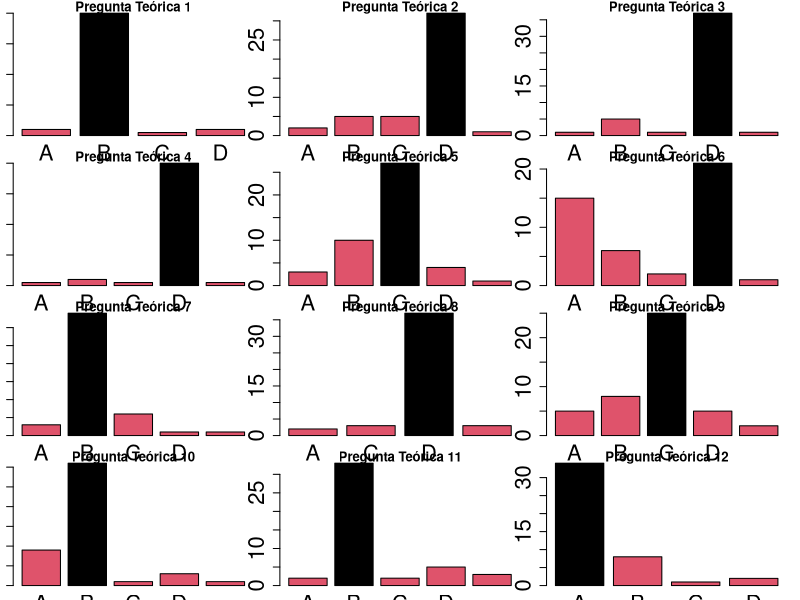
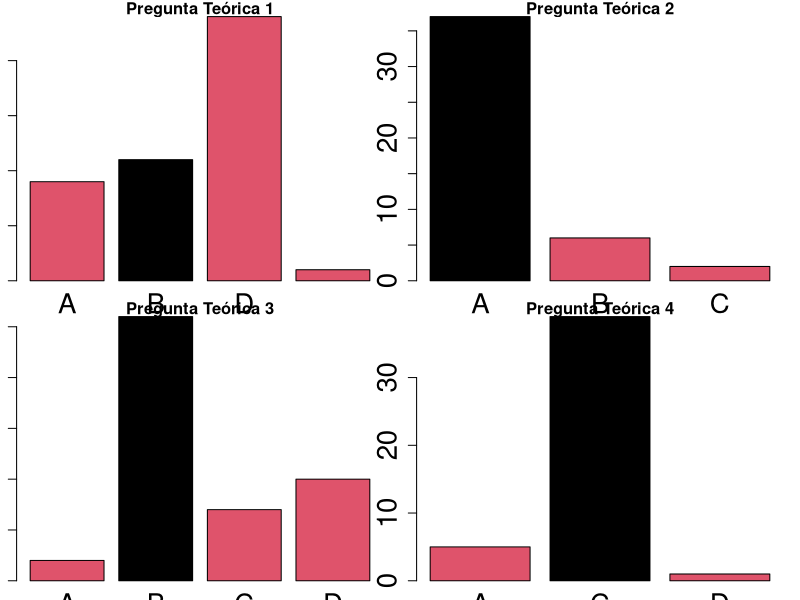
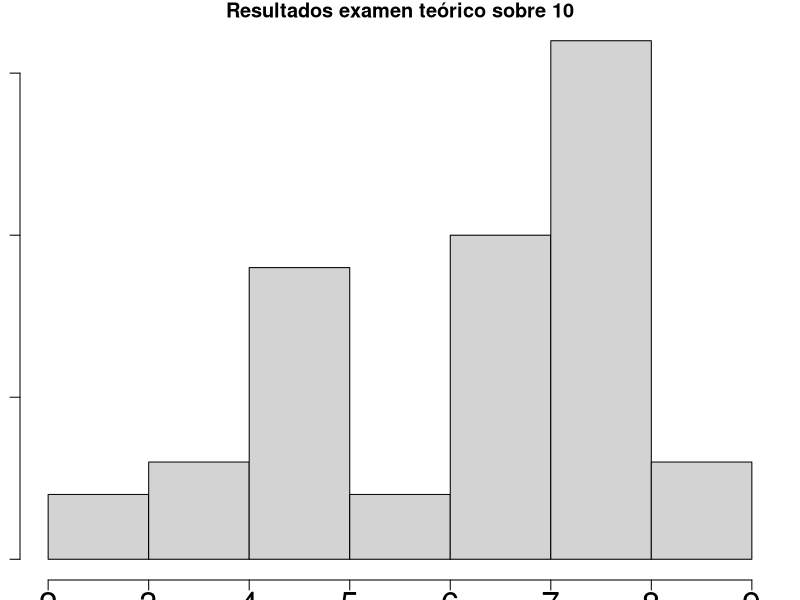
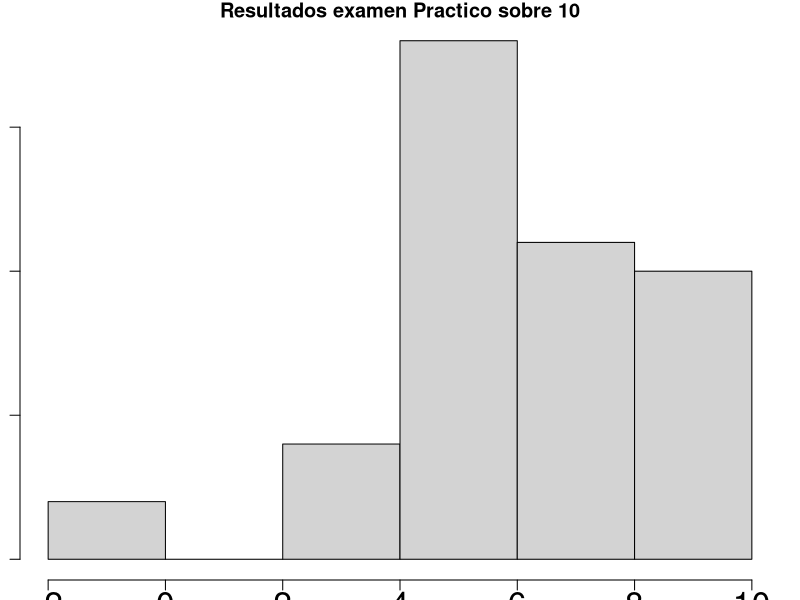
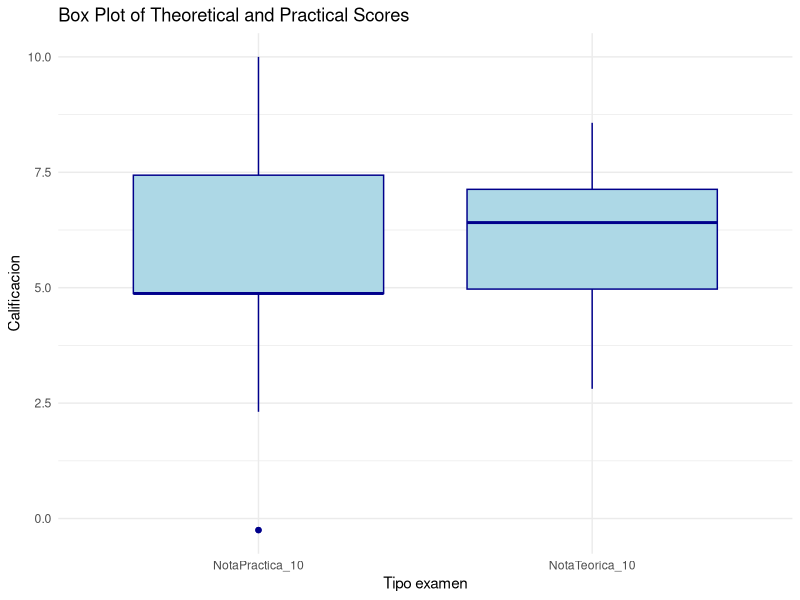
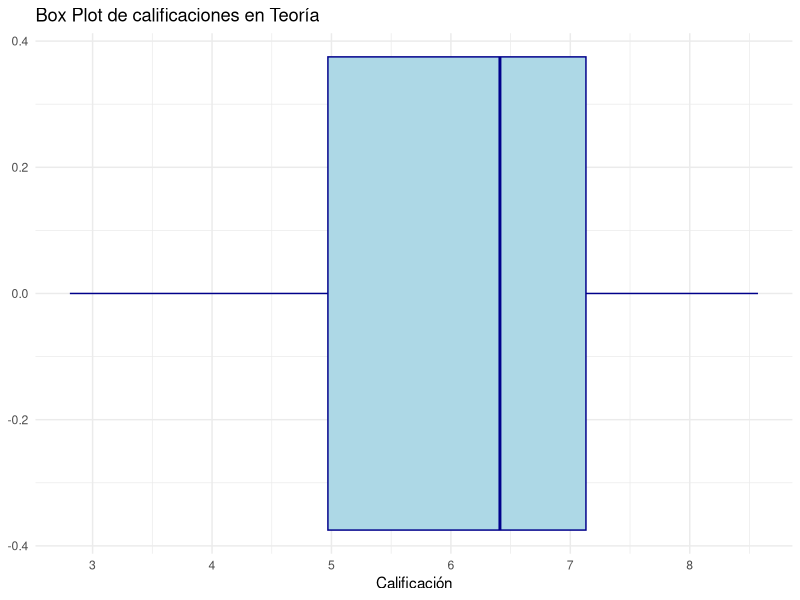
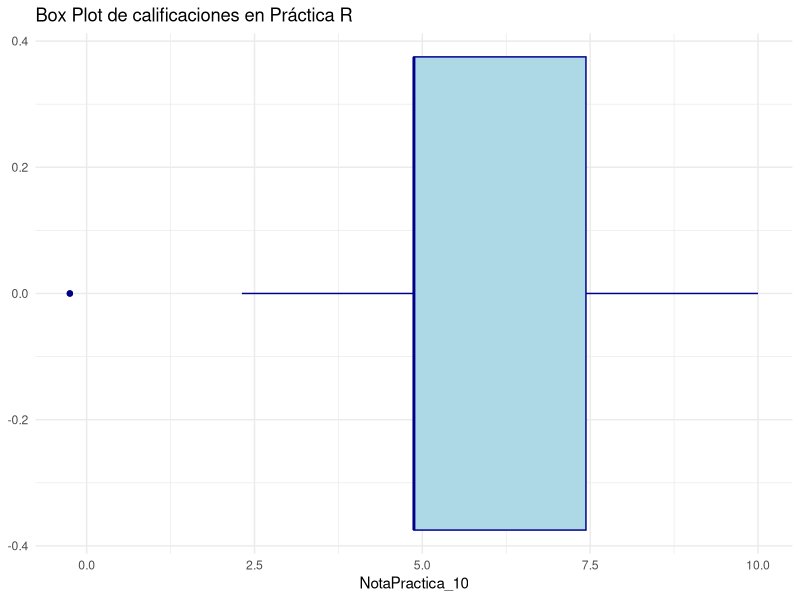
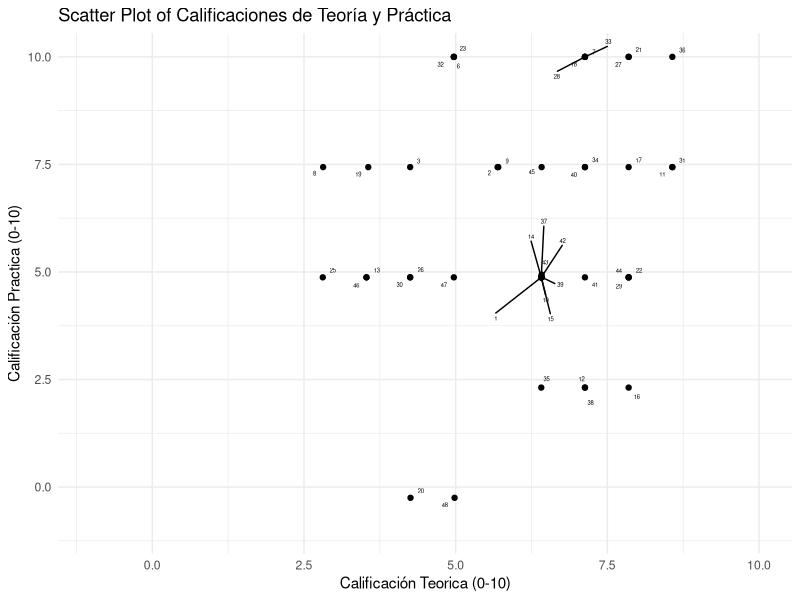

These figures' R source, in order:
library(readxl)
library(dplyr)
library(tidyr)
library(ggplot2)
library(stringr)
library(lubridate)

# Set the working directory to the location of the current script
setwd(dirname(rstudioapi::getActiveDocumentContext()$path))
getwd()
# Read the Excel file into a data frame
data <- read_excel("Notas_Parcial1.xlsx", sheet="Parcial 1")
# Replace spaces with hyphens in column names
colnames(data) <- c("Alumno","PT1","PT2","PT3","PT4","PT5","PT6",
                    "PT7","PT8","PT9","PT10","PT11","PT12",
                    "PP1","PP2","PP3","PP4", 
                    "NotaTeorica_12","NotaPractica_4","NotaTeorica_10","NotaPractica_10")

# Remove row 1
data= data[-1,]
# remove no presentados ,transform data
data= subset(data, NotaTeorica_12 != 0)
str(data)
data$NotaTeorica_12 = as.double(data$NotaTeorica_12,round=3)
data$NotaPractica_4 = as.double(data$NotaPractica_4,round=3)
data$NotaTeorica_10 = as.double(data$NotaTeorica_10,round=3)
data$NotaPractica_10=as.double(data$NotaPractica_10, round=3)


#Plantilla de resultados
Plantilla=as.vector(c("B",	"D",	"D",	"D",	"C",	"D",	"B",	"D",	"C","B",	"B",	"A",	# Preguntas teóricas
                      "B",	"A",	"B",	"C")) # Preguntas prácticas


#### Analisis por preguntas ####
# Use apply to create all contingency tables
pt_cols <- select(data, starts_with("PT"))
pp_cols <- select(data, starts_with("PP"))
contingency_tables_pt <- apply(X=pt_cols, 
                               MARGIN=2,
                               FUN= table, 
                               useNA= "ifany")
contingency_tables_pp <- apply(X=pp_cols, 
                               MARGIN=2,
                               FUN= table, 
                               useNA= "ifany")

#### Visualize per question ######
#Screen for 12 theoretical questions + 4 practical questions
#Mark the right question
colorines <- data.frame(
  A =  factor(sample(c("green", "grey"), 16, replace = TRUE)),
  B = factor(sample(c("green", "grey"), 16, replace = TRUE)),
  C = factor(sample(c("green", "grey"), 16, replace = TRUE)),
  D = factor(sample(c("green", "grey"), 16, replace = TRUE))
)
colorines[1,]= c("grey", "green","grey","grey")
colorines[2,]= c("grey", "grey","grey","green")
colorines[3,]= c("grey", "grey","grey","green")
colorines[4,]= c("grey", "grey","grey","green")
colorines[5,]= c("grey", "grey","green","grey")
colorines[6,]= c("grey", "grey","grey","green")
colorines[7,]= c("grey", "green","grey","grey")
colorines[8,]= c("grey", "grey","green","grey") # No B answers
colorines[9,]= c("grey", "grey","green","grey")
colorines[10,]= c("grey", "green","grey","grey")
colorines[11,]= c("grey", "green","grey","grey")
colorines[12,]= c("green", "grey","grey","grey")
colorines[13,]= c("grey","green","grey","grey")
colorines[14,]= c("green", "grey","grey","grey")
colorines[15,]= c("grey", "green","grey","grey")
colorines[16,]= c("grey","green","grey", "grey") # No B answers

# Set up the plotting area as a 4x3 matrix
par(mfrow = c(4, 3),cex.axis =2)
par(mar=c(1,1,1,1))
# Loop through each question and create a barplot
for (i in 1:12) {
  barplot(contingency_tables_pt[[i]], 
          main = paste("Pregunta Teórica", i),
          xlab = dimnames(contingency_tables_pt[[i]]),
          col= as.character(colorines[i,])
  )
}

# Set up the plotting area as a 2x2 matrix
par(mfrow = c(2, 2), cex.axis =2)
par(mar=c(1,1,1,1))
# Loop through each question and create a barplot
for (i in 1:4) {
  barplot(contingency_tables_pp[[i]], 
          main = paste("Pregunta Teórica", i),
          xlab =  dimnames(contingency_tables_pp[[i]]),
          col= as.character(colorines[12+i,])
  )
}
# Reset to default single plot layout
par(mfrow = c(1, 1))

#### Visualize total alumni ######
library(skimr)
hist(data$NotaTeorica_10, main = "Resultados examen teórico sobre 10")
hist(data$NotaPractica_10 , main = "Resultados examen Practico sobre 10")
str(data)

#Transform data
# Create the box plot for nota teorica
# Transform data to long format
data_long <- pivot_longer(data[,20:21], cols = everything(), names_to = "Variable", values_to = "Value")

# Create box plot
ggplot(data_long, aes(x = Variable, y = Value)) +
  geom_boxplot(fill = "lightblue", color = "darkblue") +
  labs(title = "Box Plot of Theoretical and Practical Scores",
       x = "Tipo examen",
       y = "Calificacion") +
  theme_minimal()

ggplot(data, aes(x = NotaTeorica_10)) +
  geom_boxplot(fill = "lightblue", color = "darkblue") +
  labs(title = "Box Plot de calificaciones en Teoría",
       x = "Calificación") +
  theme_minimal()

# Create the box plot for nota practica
ggplot(data, aes(x = NotaPractica_10)) +
  geom_boxplot(fill = "lightblue", color = "darkblue") +
  labs(title = "Box Plot de calificaciones en Práctica R",
       X = "Calificación") +
  theme_minimal()

#Bivariate analysis
cov(data$NotaTeorica_10,data$NotaPractica_10)
cor(data$NotaTeorica_10,data$NotaPractica_10)

#install.packages("ggrepel")
library(ggrepel)
ggplot(data = data, aes(x=NotaTeorica_10,y=NotaPractica_10,label = Alumno)) + 
  geom_point()+
  geom_text_repel(max.overlaps=45, size=1.5) + # Use geom_text_repel for better label positioning
  #             geom_text(aes(label = Alumno),size=3, angle = 45,vjust = -1) + # Adjust vjust as needed for better positioning of labels
  xlim(-1, 10) +
  ylim(-1, 10) +
  labs(title = "Scatter Plot of Calificaciones de Teoría y Práctica",
       x = "Calificación Teorica (0-10)",
       y = "Calificación Practica (0-10)") +
  theme_minimal()
